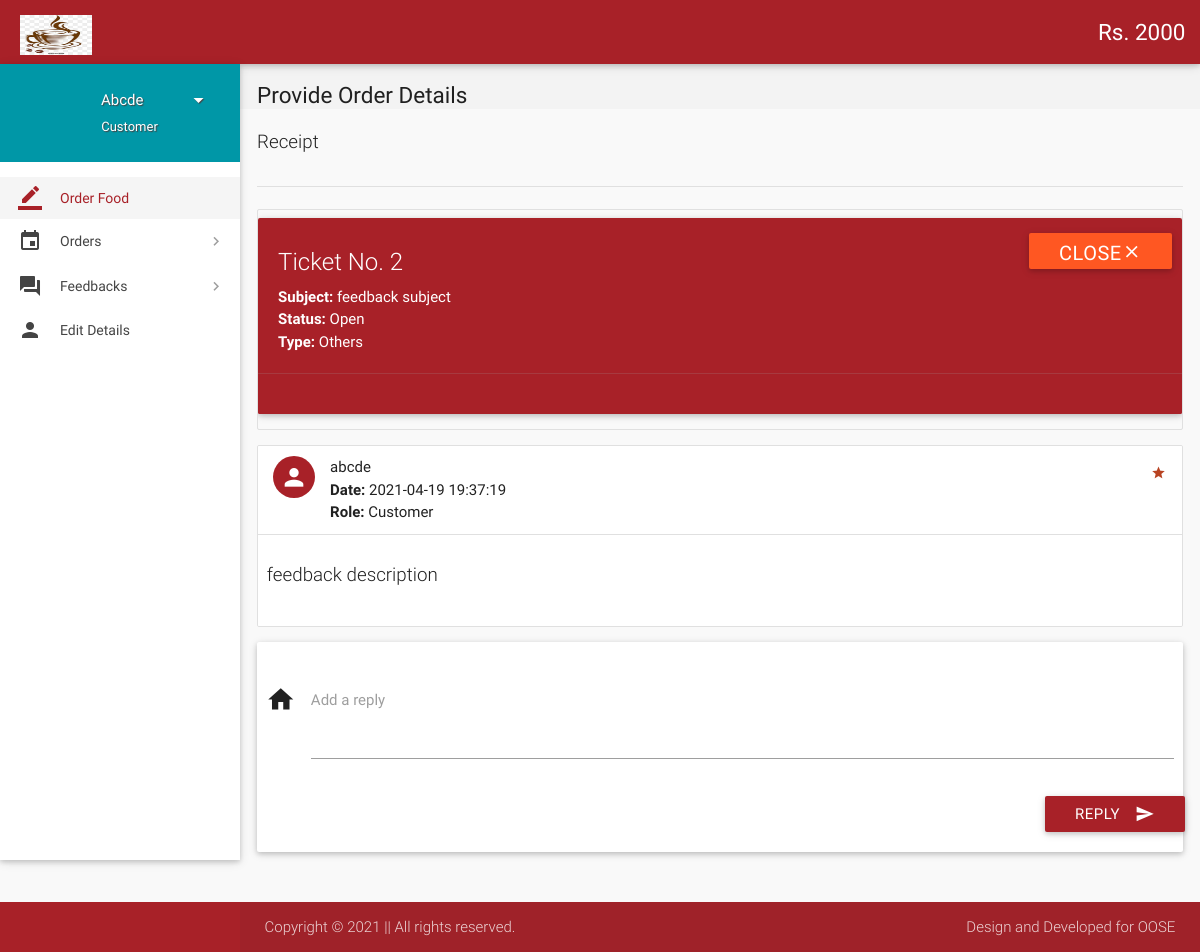
The app's page /user/view-ticket.php?id=2 (signed in) with its own data.
### tables this page shows
CREATE TABLE `wallet_details` (
  `id` int(11) NOT NULL,
  `wallet_id` int(11) NOT NULL,
  `number` varchar(16) NOT NULL,
  `cvv` int(3) NOT NULL,
  `balance` int(11) NOT NULL DEFAULT 2000
);

CREATE TABLE `users` (
  `id` int(11) NOT NULL,
  `role` varchar(15) NOT NULL DEFAULT 'Customer',
  `name` varchar(15) NOT NULL,
  `username` varchar(100) NOT NULL,
  `password` varchar(16) NOT NULL,
  `email` varchar(35) DEFAULT NULL,
  `address` varchar(300) DEFAULT NULL,
  `contact` bigint(11) NOT NULL,
  `verified` tinyint(1) NOT NULL DEFAULT 0,
  `deleted` tinyint(4) NOT NULL DEFAULT 0
);

CREATE TABLE `tickets` (
  `id` int(11) NOT NULL,
  `poster_id` int(11) NOT NULL,
  `subject` varchar(100) NOT NULL,
  `description` varchar(3000) NOT NULL,
  `status` varchar(8) NOT NULL DEFAULT 'Open',
  `type` varchar(30) NOT NULL DEFAULT 'Others',
  `date` datetime NOT NULL DEFAULT current_timestamp(),
  `deleted` tinyint(4) NOT NULL DEFAULT 0
);

CREATE TABLE `ticket_details` (
  `id` int(11) NOT NULL,
  `ticket_id` int(11) NOT NULL,
  `user_id` int(11) NOT NULL,
  `description` varchar(1000) NOT NULL,
  `date` datetime NOT NULL DEFAULT current_timestamp()
);

### user/includes/wallet.php (called while the page is built)
<?php
$user_id = $_SESSION['user_id'];
$sql = mysqli_query($con, "SELECT * FROM wallet where customer_id = $user_id");
while ($row1 = mysqli_fetch_array($sql)) {
    $wallet_id = $row1['id'];
}
$sql = mysqli_query($con, "SELECT * FROM wallet_details where wallet_id = $wallet_id");
while ($row1 = mysqli_fetch_array($sql)) {
    $balance = $row1['balance'];
}

### user/view-ticket.php (the view, shortened to what this page needs)
<?php
include "includes/customer_header.php";
$continue = 0;
if ($_SESSION['customer_sid'] == session_id()) {
    $ticket_id = $_GET['id'];
    $sql1 = "SELECT * FROM tickets where poster_id = $user_id AND id = $ticket_id AND not deleted;";
    if (mysqli_num_rows(mysqli_query($con, $sql1)) > 0) {
        $row = $con->query($sql1)->fetch_assoc();
        $type = $row['type'];
        $subject = $row['subject'];
        $status = $row['status'];
        $continue = 1;
    } else {
        $continue = 0;
    }
}
if ($continue) {
    ?>
<section id="content">
    <div id="breadcrumbs-wrapper">
        <div class="container">
            <div class="row">
                <div class="col s12 m12 l12">
                    <h5 class="breadcrumbs-title">Provide Order Details</h5>
                </div>
            </div>
        </div>
    </div>
    <div class="container">
        <p class="caption">Receipt</p>
        <div class="divider"></div>
        <div class="section">
            <?php
echo '<ul id="task-card" class="collection with-header">
									<div id="card-alert" class="card cyan">
										<div class="card-content white-text">
										<span class="card-title white-text darken-1">Ticket No. ' . $ticket_id . '</span>
										<p><strong>Subject: </strong>' . $subject . '</p>
										<p><strong>Status: </strong>' . $status . '</p>
										<p><strong>Type: </strong>' . $type . '</p>
										</div>
										<div class="card-action cyan">
										<form method="post" action="handlers/ticket-status.php">
										<input type="hidden" name="ticket_id" value="' . $ticket_id . '">
										<input type="hidden" name="status" value="' . ($status != 'Closed' ? 'Closed' : 'Open') . '">
										<button class="waves-effect waves-light deep-orange btn white-text" type="submit" name="action">'
        . ($status != 'Closed' ? 'Close<i class="mdi-navigation-close"></i>' : 'Reopen<i class="mdi-navigation-check"></i>') . '
										</button>
										</form>
										</div>
									</div>
                                </ul>';
    echo '<ul id="issues-collection" class="collection">';
    $sql1 = mysqli_query($con, "SELECT * from ticket_details WHERE ticket_id = $ticket_id;");
    while ($row1 = mysqli_fetch_array($sql1)) {
        $sql2 = "SELECT * FROM users WHERE id = " . $row1['user_id'] . ";";
        if (mysqli_num_rows(mysqli_query($con, $sql2)) > 0) {
            $row2 = $con->query($sql2)->fetch_assoc();
            $name = $row2['name'];
            $role1 = $row2['role'];
        }
        echo '
								  <li class="collection-item avatar">
									  <i class="' . ($role1 == 'Administrator' ? 'mdi-action-star-rate' : 'mdi-social-person') . ' cyan circle"></i>
									  <span class="collection-header"> ' . $name . '</span>
									  <p><strong>Date:</strong> ' . $row1['date'] . '</p>
									  <p><strong>Role:</strong> ' . $role1 . '</p>
									  <a href="#" class="secondary-content">
									  <i class="mdi-action-grade"></i></a>
								  </li>
								  <li class="collection-item">
									  <div class="row">
									  <p class="caption">' . $row1['description'] . '</p>
									  </div>
									  </li>';
    }
    echo '</ul>';
    if ($status != 'Closed') {
        echo '
							  <div class="card-panel">
                  <div class="row">
                    <form class="formValidate" id="formValidate" method="post" action="handlers/ticket-message.php" novalidate="novalidate" class="col s12">
                      <div class="row">
					  <input type="hidden" name="role" value="' . $role . '">
					  <input type="hidden" name="ticket_id" value="' . $ticket_id . '">
                        <div class="input-field col s12">
                          <i class="mdi-action-home prefix"></i>
                          <textarea name="message" id="message" class="materialize-textarea validate" data-error=".errorTxt1"></textarea>
                          <label for="message" class="">Add a reply</label>
						  <div class="errorTxt1"></div>
                        </div>
                        <div class="row">
                          <div class="input-field col s12">
                            <button class="btn cyan waves-effect waves-light right" type="submit" name="action">Reply
                              <i class="mdi-content-send right"></i>
                            </button>
                          </div>
                        </div>
                      </div>
                    </form>
                  </div>
                </div>';
    }
    ?>
        </div>
    </div>
    </div>
    </div>
<?php
    include "includes/customer_footer.php";
    ?>
</body>
</html>
<?php
} else {
    if ($_SESSION['admin_sid'] == session_id()) {
        header("location:view-ticket-admin.php?id=" . $_GET['id']);
    } else {
        header("location:login.php");
    }
}
?>

### user/includes/customer_header.php (shortened to what this page needs)
<?php
include '../config.php';
include 'includes/wallet.php';
if ($_SESSION['customer_sid'] == session_id()) {
    $name = $_SESSION['name'];
    $role = $_SESSION['role'];
    $user_id = $_SESSION['user_id'];
    $result = mysqli_query($con, "SELECT * FROM users where id = $user_id");
    while ($row = mysqli_fetch_array($result)) {
        $name = $row['name'];
    }
} elseif ($_SESSION['admin_sid'] == session_id()) {
    $name = $_SESSION['name'];
    $role = $_SESSION['role'];
    header("location:admin-page.php");
} else {
    header("location:login.php");
}
?>
<!DOCTYPE html>
<html lang="en">
<head>
    <link href="vendor/css/materialize.min.css" type="text/css" rel="stylesheet" media="screen,projection">
    <link href="vendor/css/style.min.css" type="text/css" rel="stylesheet" media="screen,projection">
    <link href="vendor/css/custom/custom.min.css" type="text/css" rel="stylesheet" media="screen,projection">
    <link href="vendor/js/plugins/perfect-scrollbar/perfect-scrollbar.css" type="text/css" rel="stylesheet"
        media="screen,projection">
    <link href="vendor/js/plugins/data-tables/css/jquery.dataTables.min.css" type="text/css" rel="stylesheet"
        media="screen,projection">
</head>
<body>
    <header id="header" class="page-topbar">
        <div class="navbar-fixed">
            <nav class="navbar-color">
                <div class="nav-wrapper">
                    <ul class="left">
                        <li>
                            <h1 class="logo-wrapper"><a href="index.php" class="brand-logo darken-1"><img
                                        src="../vendor/images/logo.jpg" height="40" alt="logo"></a> </h1>
                        </li>
                    </ul>
                    <ul class="right hide-on-med-and-down">
                        <li><a href="#" class="waves-effect waves-block waves-light"
                                style="font=-weight:700;font-size:1.5rem;">Rs. <?php echo $balance; ?></i></a>
                        </li>
                    </ul>
                </div>
            </nav>
        </div>
    </header>
    <div id="main">
        <div class="wrapper">
            <aside id="left-sidebar-nav">
                <ul id="slide-out" class="side-nav fixed leftside-navigation">
                    <li class="user-details cyan darken-2">
                        <div class="row">
                            <div class="col col s4 m4 l4">
                            </div>
                            <div class="col col s8 m8 l8">
                                <a class="btn-flat dropdown-button waves-effect waves-light white-text profile-btn"
                                    href="#" data-activates="profile-dropdown"><?php echo $name; ?> <i
                                        class="mdi-navigation-arrow-drop-down right"></i></a>
                                <p class="user-roal"><?php echo $role; ?></p>
                            </div>
                        </div>
                    </li>
                    <li class="bold active"><a href="index.php" class="waves-effect waves-cyan"><i
                                class="mdi-editor-border-color"></i> Order Food</a>
                    </li>
                    <li class="no-padding">
                        <ul class="collapsible collapsible-accordion">
                            <li class="bold"><a class="collapsible-header waves-effect waves-cyan"><i
                                        class="mdi-editor-insert-invitation"></i> Orders</a>
                            </li>
                        </ul>
                    </li>
                    <li class="no-padding">
                        <ul class="collapsible collapsible-accordion">
                            <li class="bold"><a class="collapsible-header waves-effect waves-cyan"><i
                                        class="mdi-action-question-answer"></i> Feedbacks</a>
                            </li>
                        </ul>
                    </li>
                    <li class="bold"><a href="details.php" class="waves-effect waves-cyan"><i
                                class="mdi-social-person"></i> Edit Details</a>
                    </li>
                </ul>
            </aside>

### records on screen
wallet_details: balance "2000"
users: name "Abcde"
tickets: subject "feedback subject", status "Open", type "Others"
ticket_details: user.name "abcde", date "2021-04-19 19:37:19", user.role "Customer", description "feedback description"

### other values on screen
$role "Customer"
$ticket_id "2"
